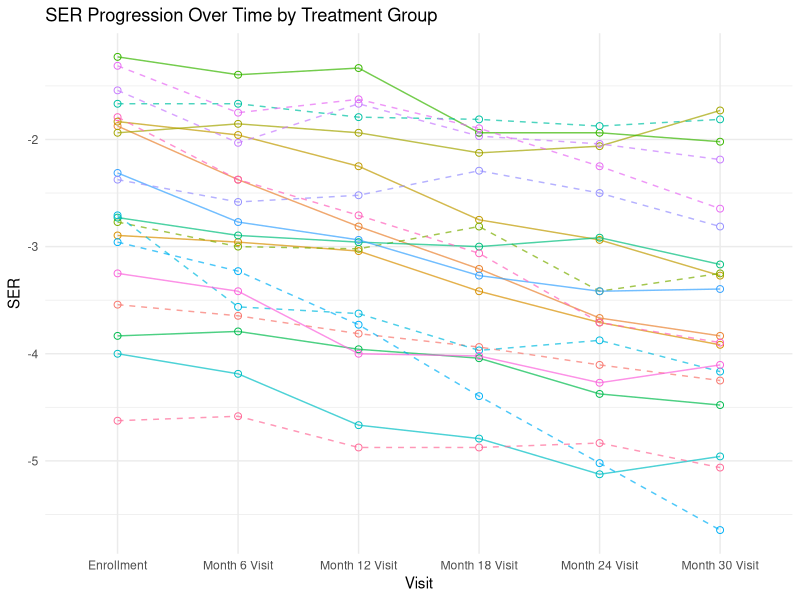
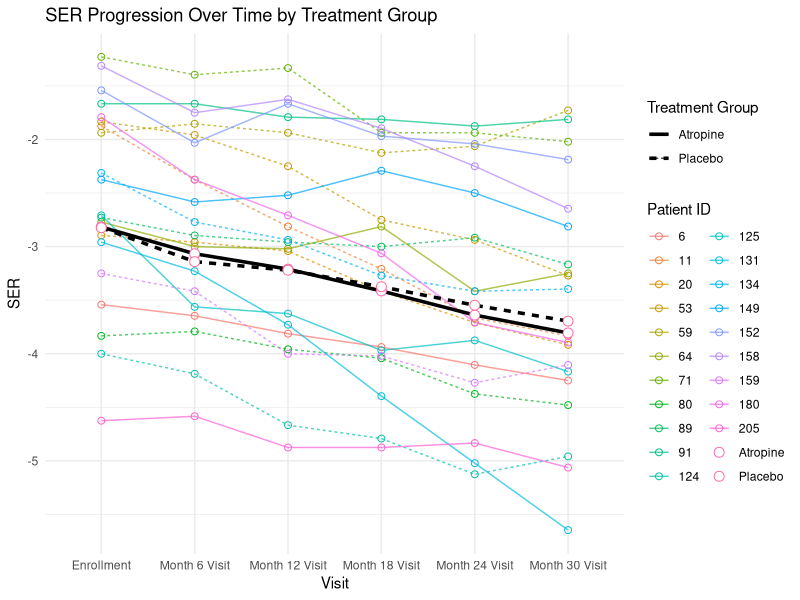

Recreate these plots in R, in order.
library(dplyr)
library(ggplot2)

# Part A. Data Import and merge

# Load VisitData and PtRoster datasets
VisitData <- read.table("Data Tables/MTS1ClinicTesting.txt", 
                        header = TRUE, sep = "|", fill = TRUE, stringsAsFactors = FALSE)
head(VisitData)

PtRoster <- read.table("Data Tables/MTS1PtRoster.txt", 
                       header = TRUE, sep = "|", fill = TRUE, stringsAsFactors = FALSE)
head(PtRoster)

# Load the additional dataset for parental myopia and other demographic information
DemoMedOcuHx <- read.table("Data Tables/MTS1DemoMedOcuHx.txt", 
                           header = TRUE, sep = "|", fill = TRUE, stringsAsFactors = FALSE)
head(DemoMedOcuHx)

#TODO: Handling baseline and run-in randomization 
# VisitData$Visit == 'Run-in FU Randomization'
# VisitData$Visit == 'Enrollment'
# if enrollment 

# Step 1: Calculate SER for each eye
# Left Eye (OS)
VisitData$S_OS <- rowMeans(VisitData[, c("AutoRef1SphOS", "AutoRef2SphOS", "AutoRef3SphOS")], na.rm = TRUE)
VisitData$C_OS <- rowMeans(VisitData[, c("AutoRef1CylOS", "AutoRef2CylOS", "AutoRef3CylOS")], na.rm = TRUE)
VisitData$SER_OS <- VisitData$S_OS + (VisitData$C_OS / 2)

# Right Eye (OD)
VisitData$S_OD <- rowMeans(VisitData[, c("AutoRef1SphOD", "AutoRef2SphOD", "AutoRef3SphOD")], na.rm = TRUE)
VisitData$C_OD <- rowMeans(VisitData[, c("AutoRef1CylOD", "AutoRef2CylOD", "AutoRef3CylOD")], na.rm = TRUE)
VisitData$SER_OD <- VisitData$S_OD + (VisitData$C_OD / 2)

# Step 2: Average SER across both eyes for each visit (i.e., time j)
VisitData$SER <- rowMeans(VisitData[, c("SER_OS", "SER_OD")], na.rm = TRUE)

# Step 3: Merge data with PtRoster and DemoMedOcuHx datasets
# Merging VisitData with PtRoster on Patient ID
MergedData <- merge(VisitData, PtRoster, by = "PtID")

# Merging the result with DemoMedOcuHx on Patient ID
MergedData <- merge(MergedData, DemoMedOcuHx, by = "PtID")

# Step 4: Create necessary variables
# Time (Visit) is already in VisitData as 'Visit'
# Group/Treatment assignment
MergedData$TreatmentGroup <- MergedData$TrtGroup

# Parental myopia status (investigating variables)
MergedData$is_mother_has_myopia <- MergedData$MotherMyop
MergedData$is_father_has_myopia <- MergedData$Father

# Step 5: Filter for patients with more than 5 visits without NA SER
FilteredData <- MergedData %>%
  filter(!is.na(SER)) %>%  # Remove rows where SER is NA
  group_by(PtID) %>%       # Group by PtID
  filter(n() > 5) %>%      # Keep only groups (patients) with more than 5 valid visits
  ungroup()                # Remove grouping to return to a regular data frame

# Get unique PtID for filtered dataset
UniquePtID <- unique(FilteredData$PtID)


# Part 2. Spagetti Plot

# Sample 10 unique patients from each treatment group
SampledPatients_trt <- FilteredData %>%
  filter(TrtGroup == "Atropine") %>%
  distinct(PtID, .keep_all = TRUE) %>%
  slice_sample(n = 10) %>%
  select(PtID)

SampledPatients_ctrl <- FilteredData %>%
  filter(TrtGroup == "Placebo") %>%
  distinct(PtID, .keep_all = TRUE) %>%
  slice_sample(n = 10) %>%
  select(PtID)

SampledPatients <- bind_rows(SampledPatients_trt, SampledPatients_ctrl)

# Filter the original data to include only records for the sampled patients
SampledData <- FilteredData %>%
  filter(PtID %in% SampledPatients$PtID)

# Set line types based on the treatment group
SampledData <- SampledData %>%
  mutate(LineType = ifelse(TrtGroup == "Atropine", "solid", "dashed"))

# Define the order of visits for consistent x-axis ordering
visit_order <- c("Enrollment", "Month 6 Visit", "Month 12 Visit", 
                 "Month 18 Visit", "Month 24 Visit", "Month 30 Visit")

# Convert Visit to a factor with specified order
SampledData <- SampledData %>%
  filter(Visit != "Run-in FU Randomization") %>%
  mutate(Visit = factor(Visit, levels = visit_order))

# Create the spaghetti plot with distinct line types and colors for each patient
ggplot(SampledData, aes(x = Visit, y = SER, group = PtID, color = as.factor(PtID))) +
  geom_line(aes(linetype = LineType), size = 0.5, alpha = 0.7) +  # Line for each patient with line type by group
  geom_point(size = 2, shape = 1) +                                        # Add points at each SER measurement
  labs(title = "SER Progression Over Time by Treatment Group",
       x = "Visit",
       y = "SER",
       color = "Patient ID",
       linetype = 'LineType') +
  scale_x_discrete(drop = FALSE) +                              # Ensure all visits appear on the x-axis
  scale_linetype_manual(values = c("solid", "dashed")) +        
  theme_minimal() +
  theme(legend.position = "none")                               # Optionally hide the legend if there are too many patients



# Calculate and add mean profiles
MeanProfileData <- MergedData %>%
  filter(Visit != "Run-in FU Randomization") %>%
  group_by(Visit, TrtGroup) %>%
  summarize(Mean_SER = mean(SER, na.rm = TRUE), .groups = 'drop')

# Combined plot with individual trajectories and mean profiles
ggplot() +
  # Individual trajectories
  geom_line(data = SampledData, 
            aes(x = Visit, y = SER, group = PtID, color = as.factor(PtID), 
                linetype = TrtGroup),
            size = 0.5, alpha = 0.7) +
  geom_point(data = SampledData,
             aes(x = Visit, y = SER, color = as.factor(PtID)),
             size = 2, shape = 1) +
  # Mean profiles
  geom_line(data = MeanProfileData,
            aes(x = Visit, y = Mean_SER, group = TrtGroup, linetype = TrtGroup),
            size = 1.2) +
  geom_point(data = MeanProfileData,
             aes(x = Visit, y = Mean_SER, color = TrtGroup),
             size = 3, shape = 21, fill = "white") +
  # Labels and theme
  labs(title = "SER Progression Over Time by Treatment Group",
       x = "Visit",
       y = "SER",
       color = "Patient ID",
       linetype = "Treatment Group") +
  scale_x_discrete(drop = FALSE) +
  theme_minimal() +
  theme(legend.position = "right")

### Displaying five patients

# only leave the last observation, which is the 5th visit
SampledData %>%
  select(
    PtID,
    SER,
    Sex,
    TreatmentGroup,
    Race,
    EyeColor,
    AgeAsofEnrollDt,
    is_mother_has_myopia,
    is_father_has_myopia,
    Visit
  ) %>%
  group_by(PtID) %>%
  slice_tail(n = 1) %>%
  ungroup() %>%
  arrange(PtID) %>%
  select(-Visit) %>% # then rename the column , ageasenrolldt as age and Eyecolor as iris_color
  rename(age = AgeAsofEnrollDt, iris_color = EyeColor) %>%
  head(5) %>%
  knitr::kable()


# key summary statistics for demographics

MergedData %>% 
  select(PtID,
         Sex,
         TreatmentGroup,
         Race,
         EyeColor,
         AgeAsofEnrollDt,
         is_mother_has_myopia,
         is_father_has_myopia) %>%
  rename(age = AgeAsofEnrollDt, iris_color = EyeColor) %>%
  group_by(PtID) %>% 
  slice_tail(n = 1) %>%
  ungroup() %>%
  select(-PtID) -> Demographics

Demographics$age %>% summary()
Demographics %>%
  select(-age) %>%
  apply(.,2,table) %>%
  knitr::kable()

save(MergedData, file = "MergedData.RData")

#### clean dataset with selected variables

data <- MergedData[,c("PtID","Visit","SER","TrtGroup","MotherMyop","FatherMyop","Sex","Race","EyeColor","AgeAsofEnrollDt")]

mother_gene <- ifelse(data$MotherMyop=="Yes",1,0)
father_gene <- ifelse(data$FatherMyop=="Yes",1,0)
data$genetic <- mother_gene+father_gene

data$Age <- floor(data$AgeAsofEnrollDt)


# save as Rdata

save(data,file="data.Rdata")
